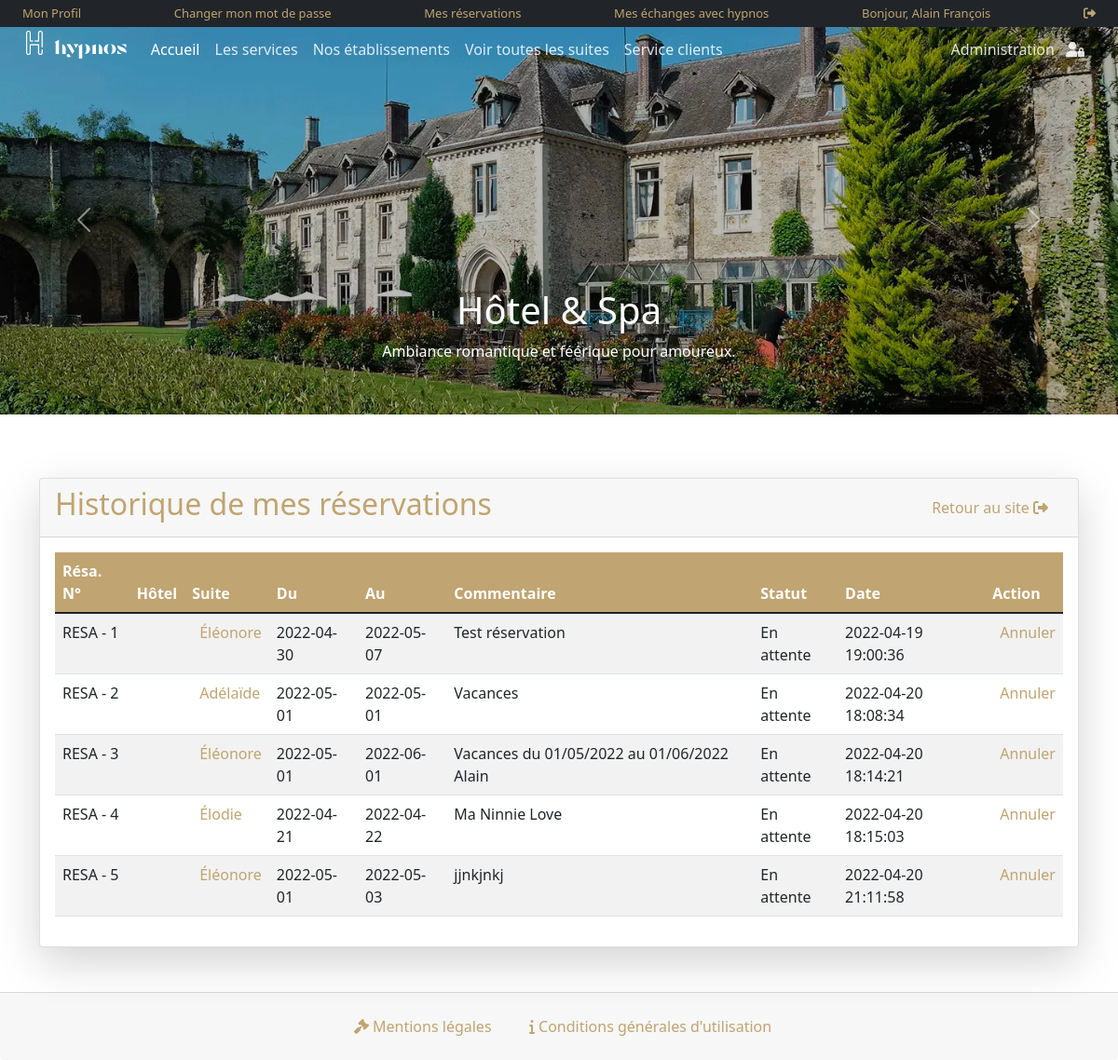
The app's page /booking-history.php (signed in) with its own data.
### tables this page shows
CREATE TABLE `reservations` (
  `bookingid` int(11) NOT NULL,
  `suiteid` int(11) DEFAULT NULL,
  `resortid` int(11) DEFAULT NULL,
  `useremail` varchar(100) DEFAULT NULL,
  `datein` varchar(100) DEFAULT NULL,
  `dateout` varchar(100) DEFAULT NULL,
  `usercomment` text DEFAULT NULL,
  `createdate` timestamp NULL DEFAULT current_timestamp(),
  `status` int(11) DEFAULT NULL,
  `cancelledby` varchar(5) DEFAULT NULL,
  `updatedate` timestamp NULL DEFAULT NULL
);

CREATE TABLE `suites` (
  `suiteid` int(11) NOT NULL,
  `suitename` varchar(100) DEFAULT NULL,
  `suitetitle` varchar(200) DEFAULT NULL,
  `suitelocation` varchar(100) NOT NULL,
  `resortid` int(11) DEFAULT NULL,
  `suiteprice` int(11) DEFAULT NULL,
  `suiteservices` varchar(255) DEFAULT NULL,
  `suitedescription` text DEFAULT NULL,
  `suiteimage` varchar(100) DEFAULT NULL,
  `createdate` timestamp NULL DEFAULT current_timestamp(),
  `updatedate` timestamp NULL DEFAULT NULL ON UPDATE current_timestamp()
);

### booking-history.php (the view, shortened to what this page needs)
<?php
include('includes/config.php');
if(strlen($_SESSION['login'])==0)
	{
header('location:index.php');
}
else{
?>
<!DOCTYPE HTML>
	<html lang="fr">
		<head>
			<link href="https://cdn.jsdelivr.net/npm/bootstrap@5.1.3/dist/css/bootstrap.min.css" rel="stylesheet">
			<link href="css/hypnos.css" rel="stylesheet" type="text/css" />
			<link href="css/mobile.css" rel="stylesheet" type="text/css" />
			<link href="css/scrollToTop.css" rel="stylesheet" type="text/css" />
		</head>
	<body>
		<?php include('includes/header.php');?>
		<main class="main mb-5">
        <div class="container pt-5">
          <div class="card shadow-lg mt-5">
            <div class="card-header d-flex justify-content-between align-items-center">
              <h2>Historique de mes réservations</h2>
                <a href="index.php" class="link d-none d-xl-block d-lg-block d-sm-block">
                  Retour au site <i class="fa-solid fa-right-from-bracket me-3"></i>
                </a>
            </div>
            <div class="card-body">
              <form name="chngpwd" method="post" onSubmit="return valid();">
                <table class="table table-striped">
                  <thead>
                    <tr>
                      <th>Résa. N°</th>
                      <th>Hôtel</th>
                      <th>Suite</th>
                      <th>Du</th>
                      <th>Au</th>
                      <th>Commentaire</th>
                      <th>Statut</th>
                      <th>Date</th>
                      <th>Action</th>
                    </tr>
                  </thead>
                  <tbody>
                    <?php
                      $uemail=$_SESSION['login'];;
                      $sql = "SELECT reservations.bookingid as bid,reservations.suiteid as suiteid,suites.suitename as suitename,reservations.datein as datein,reservations.dateout as dateout,reservations.usercomment as usercomment,reservations.status as status,reservations.createdate as createdate,reservations.cancelledby as cancelby,reservations.updatedate as updatedate from reservations join suites on suites.suiteid=reservations.suiteid where useremail=:uemail";
                      $query = $dbh->prepare($sql);
                      $query -> bindParam(':uemail', $uemail, PDO::PARAM_STR);
                      $query->execute();
                      $results=$query->fetchAll(PDO::FETCH_OBJ);
                      $cnt=1;
                      if($query->rowCount() > 0)
                      {
                      foreach($results as $result)
                      {
                      ?>
                    <tr>
                      <td>RESA - <?php echo htmlentities($cnt);?></td>
                      <td><?php echo htmlentities($result->resortname);?></td>
                      <td><a class="link" href="detail-suite.php?sid=<?php echo htmlentities($result->suiteid);?>"><?php echo htmlentities($result->suitename);?></a></td>
                      <td><?php echo htmlentities($result->datein);?></td>
                      <td><?php echo htmlentities($result->dateout);?></td>
                      <td><?php echo htmlentities($result->usercomment);?></td>
                      <td><?php if($result->status==0)
                        {
                        echo "En attente";
                        }
                        ?>
                      </td>
                      <td><?php echo htmlentities($result->createdate);?></td>
                        <?php if($result->status==2)
                      {
                      ?>
                      <td>Annulée</td>
                        <?php } else {?>
                      <td><a class="link" href="booking-history.php?bkid=<?php echo htmlentities($result->bid);?>" onclick="return confirm('Êtes-vous certain de vouloir annuler cette réservation ?')" >Annuler</a></td>
                        <?php }?>
                    </tr>
                      <?php $cnt=$cnt+1; }} ?>
                  </tbody>
                </table>
              </form>
            </div>
          </div>
        </div>
			</main>
      <div class="">
        <?php include('includes/footer.php');?>
      </div>
	</body>
</html>
<?php } ?>

### includes/header.php (shortened to what this page needs)
<?php if($_SESSION['login'])
{?>
	<div id="header-top" class="container-fluid p-0 fixed-top">
		<ul class="nav justify-content-between align-items-center bg-dark">
			<li id="account-1" class="nav-item ms-3">
				<a class="nav-link top" href="profile.php">
					Mon Profil
				</a>
			</li>
			<li id="account-1" class="nav-item">
				<a class="nav-link top" href="change-password.php">
					Changer mon mot de passe
				</a>
			</li>
			<li id="account-1" class="nav-item">
				<a class="nav-link top" href="booking-history.php">
					Mes réservations
				</a>
			</li>
			<li id="account-1" class="nav-item">
				<a class="nav-link top" href="tickets.php">
					Mes échanges avec hypnos
				</a>
			</li>
			<li class="nav-item">
				<a class="nav-link top active" href="#">
					Bonjour, <?php echo htmlentities($_SESSION['prenom']);?>
				</a>
			</li>
			<li id="account-1" class="nav-item">
				<a class="nav-link top" href="logout.php" >
					<i class="fa-solid fa-right-from-bracket icon me-3"></i>
				</a>
			</li>
		</ul>
	</div>
	<?php }?>
<nav id="header" class="navbar navbar-expand-lg navbar-dark fixed-top px-3 py-0 shadow-lg">
  <div class="container-fluid">
    <a class="navbar-brand" href="index.php">
      <span class="tostada">
				<img
					class="logo"
          src="img/Logo-h-100.png"
          alt="logo hypnos"/>
					hypnos
			</span>
    </a>
		<div class="collapse navbar-collapse" id="navbarText">
      <ul class="navbar-nav me-auto mb-2 mb-lg-0">
        <li class="nav-item">
          <a class="nav-link active" aria-current="page" href="index.php">
						Accueil
					</a>
        </li>
        <li class="nav-item">
          <a class="nav-link" href="services.php">Les services</a>
        </li>
        <li class="nav-item">
          <a class="nav-link" href="about.php">Nos établissements</a>
        </li>
				<li class="nav-item">
          <a class="nav-link" href="suites-list.php">Voir toutes les suites</a>
        </li>
					<?php if($_SESSION['login']){?>
				<li class="nav-item">
					<a class="nav-link" href="#" data-bs-toggle="modal" data-bs-target="#Modal2">Service clients
					</a>
				</li>
					<?php } else { ?>
				<li class="nav-item">
					<a class="nav-link" href="contact.php"> Demande de renseignements</a>
				</li>
				<?php } ?>
      </ul>
      <ul class="navbar-nav">
        <li class="nav-item">
          <a class="nav-link" href="admin/index.php">
					 	Administration
						<i class="fa-solid fa-user-lock ms-2"></i>
				 	</a>
        </li>
      </ul>
    </div>
	</div>
</nav>
<div id="carousel" class="carousel slide" data-bs-ride="carousel">
	<div class="carousel-inner">
		<div class="carousel-item active">
			<img
				src="images/slider/slide-1.webp"
				class="d-block w-100"
				alt="Slide 1"
			/>
			<div class="carousel-caption d-none d-md-block">
				<h3>Hôtel & Spa</h3>
				<p>Ambiance romantique et féérique pour amoureux.</p>
			</div>
		</div>
	</div>
	<button
		class="carousel-control-prev"
		type="button"
		data-bs-target="#carousel"
		data-bs-slide="prev"
	>
		<span
			class="carousel-control-prev-icon d-none d-xl-block d-lg-block"
			aria-hidden="true"
		></span>
	</button>
	<button
		class="carousel-control-next"
		type="button"
		data-bs-target="#carousel"
		data-bs-slide="next"
	>
		<span
			class="carousel-control-next-icon d-none d-xl-block d-lg-block"
			aria-hidden="true"
		></span>
	</button>
</div>

### includes/footer.php
<footer id="footer" class="pt-auto">
	<div class="container-fluid px-0">
		<div class="card-footer text-center">
		    <ul class="list-inline pt-3">
                <li class="list-inline-item"><a class="link active me-3" href="#"   target="_self"><i class="fa-solid fa-legal"></i>&nbsp;Mentions légales&nbsp;</a>
                </li>
                <li class="list-inline-item"><a class="link" href="#" target  ="_self"><i class="fa-solid fa-info"></i>&nbsp;Conditions générales d'utilisation</a>
                </li>
            </ul>
        </div>
	</div>
</footer>

### css/hypnos.css (style rules this page uses)
body { height: 100vh; z-index: 0; }
html { scrollbar-width: none }
.main { top: 100px; }
h3 { font-size: 40px; }
thead { background:rgb(192, 164, 113) }
th { color: #FFFFFF; }
.logo { top: 10; height: 40px; width: auto; margin-right: 10px; padding-top: 0; padding-bottom: 14px; }
.carousel-caption { z-index: 500; }
.tostada { font-family: tostada !important }
.navbar { padding: 0px; box-shadow: none !important }
.navbar-dark .navbar-nav .nav-link { color: rgba(255,255,255,.85); }
nav { position: static; padding: 10px !important; background-color: transparent; transition: background-color 400ms linear }
.nav-link { display: block; padding: 0.3rem 0.5rem; color: #C0A471; text-decoration: none; transition: color 0.15s ease-in-out, background-color 0.15s ease-in-out, border-color 0.15s ease-in-out; }
h2 { color: rgb(192, 164, 113); font-weight: 500 }
.link { color: rgb(192, 164, 113); text-decoration: none; list-style: none; padding-left: 0.5rem; }

### css/mobile.css (style rules this page uses)
@media (min-width: 1200px) and (max-width: 1399.98px) { .top { font-size: small; } }
@media (min-width: 1200px) and (max-width: 1399.98px) { .carousel { top: 28px; } }
@media (min-width: 1200px) and (max-width: 1399.98px) { #header { margin-top: 28px; } }

### records on screen
reservations: suiteid.suitename "Éléonore", datein "2022-04-30", dateout "2022-05-07", usercomment "Test réservation", status "En attente", createdate "2022-04-19 19:00:36"
reservations: suiteid.suitename "Adélaïde", datein "2022-05-01", dateout "2022-05-01", usercomment "Vacances", status "En attente", createdate "2022-04-20 18:08:34"
reservations: suiteid.suitename "Éléonore", datein "2022-05-01", dateout "2022-06-01", usercomment "Vacances du 01/05/2022 au 01/06/2022 Alain", status "En attente", createdate "2022-04-20 18:14:21"
reservations: suiteid.suitename "Élodie", datein "2022-04-21", dateout "2022-04-22", usercomment "Ma Ninnie Love", status "En attente", createdate "2022-04-20 18:15:03"
reservations: suiteid.suitename "Éléonore", datein "2022-05-01", dateout "2022-05-03", usercomment "jjnkjnkj", status "En attente", createdate "2022-04-20 21:11:58"

### other values on screen
$_SESSION['prenom'] "Alain François"
